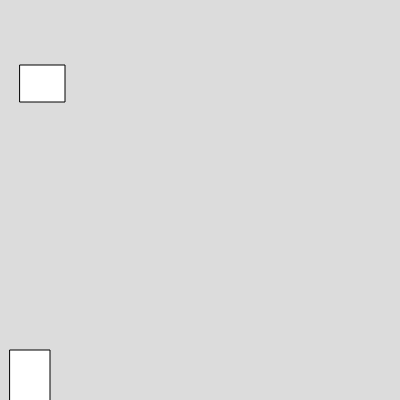
Frame 1 (no input)
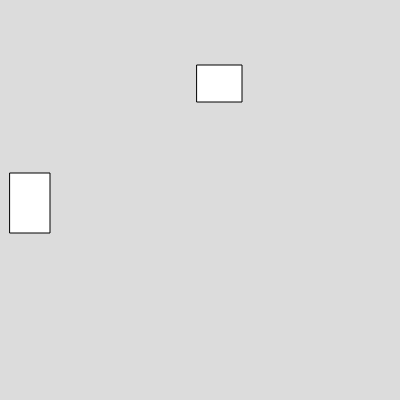
Frame 60 (no input)
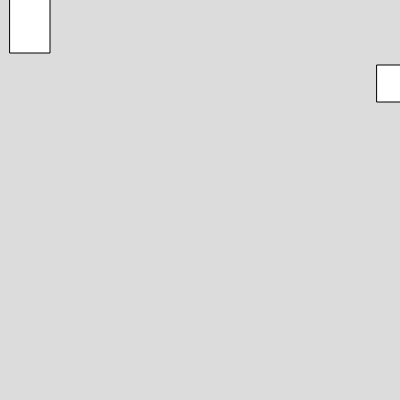
Frame 120 (the mouse pressed at the canvas centre since frame 60)

The p5.js sketch that drew these frames (run headless with seeded random() and noise() and a simulated clock; from frame 60 on, the mouse is pressed at the canvas centre):

// p5.js sketch
// ── sketch.js
var b1 
var b2
function setup() 
{
  createCanvas(400, 400);
  b1 = new Box(10,350,40,60,3,3)
  b2 = new Box(20,65,45,37,3,3)
}

function draw() 
{
  background(220);
  b1.show()
  b1.moveup()
  b2.show()
  b2.move()
}


// ── box.js
class Box
  {
    constructor(x,y,w,h,vx,vy)
    {
      this.x =x;
      this.y =y;
      this.w =w;
      this.h = h;
      this.vx = vx;
      this.vy = vy;
    }
    
    show()
    {
      rect(this.x,this.y,this.w,this.h)
    }
    
    move()
    {
      this.x = this.x+this.vx;
    }
    
    moveup()
    {
      this.y = this.y-this.vy;
    }
  }

  
